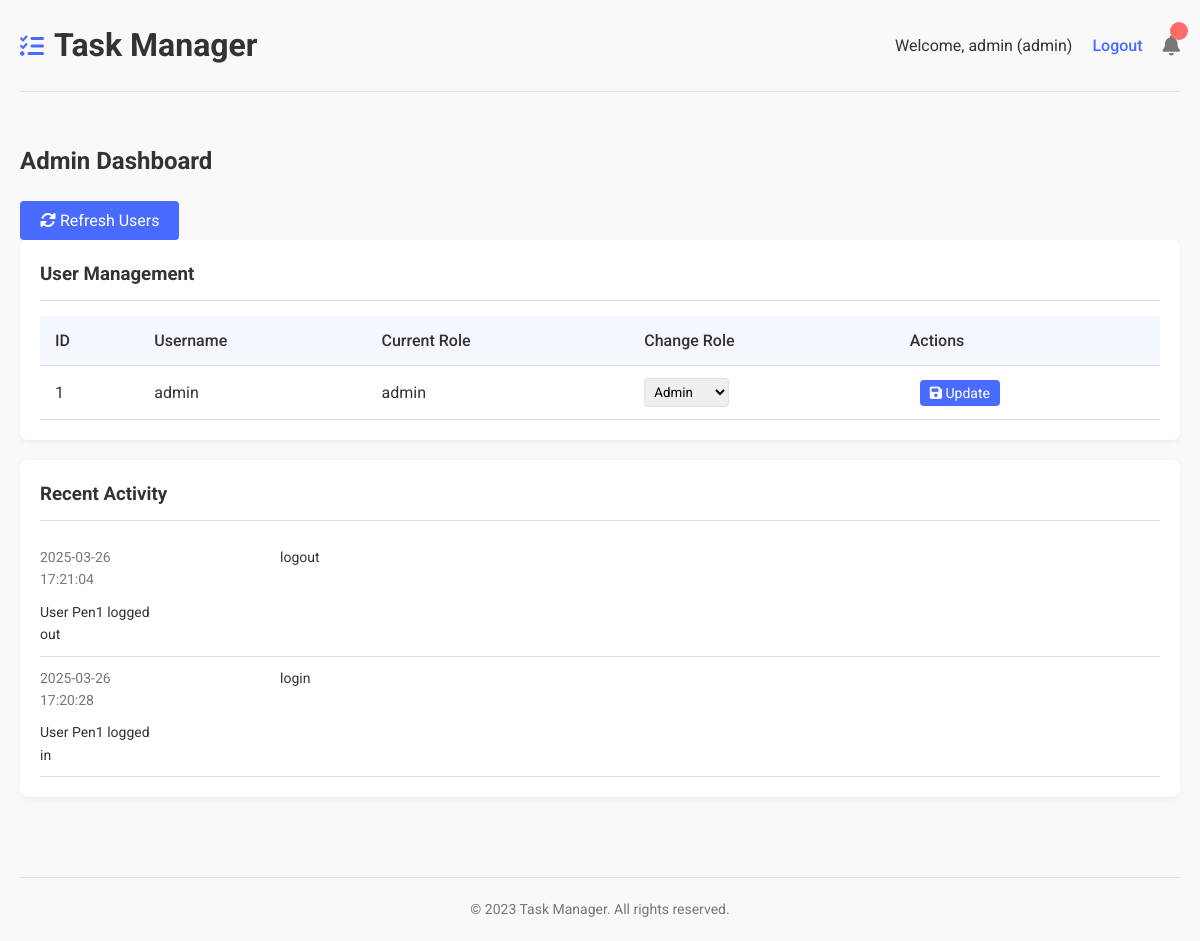
Page / (signed in) on the earlier database version.
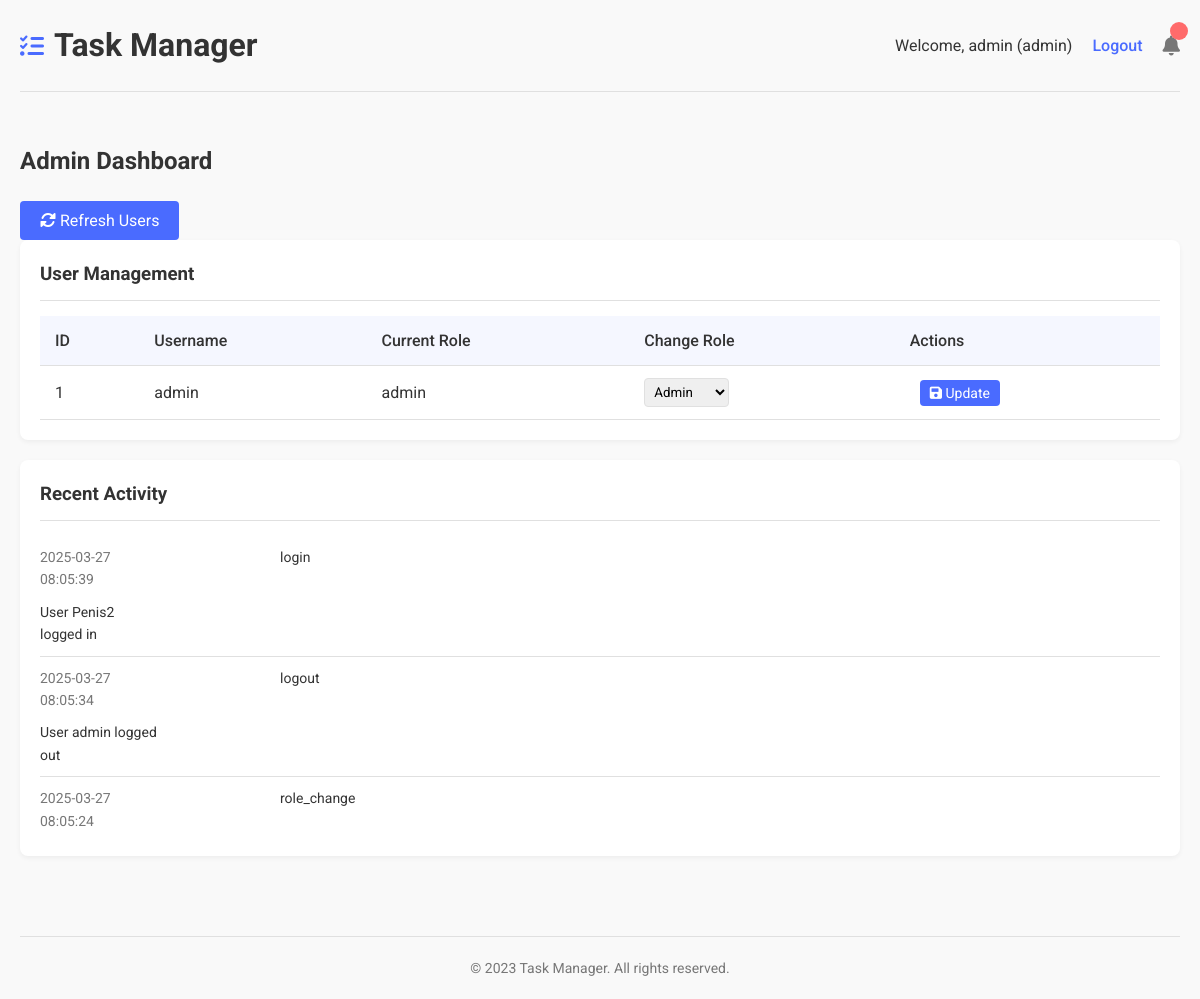
Same page on the later database version.
### tables this page shows
CREATE TABLE users (
    id INTEGER PRIMARY KEY AUTOINCREMENT,
    username TEXT UNIQUE NOT NULL,
    password TEXT NOT NULL,
    role TEXT NOT NULL DEFAULT 'worker',
    created_at TIMESTAMP DEFAULT CURRENT_TIMESTAMP
);

CREATE TABLE logs (
    id INTEGER PRIMARY KEY AUTOINCREMENT,
    user_id INTEGER NOT NULL,
    action TEXT NOT NULL,
    details TEXT,
    timestamp TIMESTAMP DEFAULT CURRENT_TIMESTAMP,
    FOREIGN KEY (user_id) REFERENCES users (id)
);

### app.py (the view)
@app.route('/')
def index():
    if 'user_id' not in session:
        return redirect(url_for('login'))
    role = session.get('role')
    if role == 'admin':
        return admin_dashboard()
    elif role == 'manager':
        return manager_dashboard()
    return worker_dashboard()

### app.py (called while the page is built)
def format_datetime(value, format='%Y-%m-%d %H:%M:%S'):
    if value is None:
        return ''
    if isinstance(value, str):
        value = datetime.strptime(value, '%Y-%m-%d %H:%M:%S')
    return value.strftime(format)

def get_db():
    if 'db' not in g:
        g.db = sqlite3.connect(app.config['DATABASE'])
        g.db.row_factory = sqlite3.Row
    return g.db

def admin_dashboard():
    db = get_db()
    users = db.execute('SELECT id, username, role FROM users WHERE role = "admin"').fetchall()
    logs = db.execute('SELECT * FROM logs ORDER BY timestamp DESC LIMIT 10').fetchall()
    return render_template('admin.html', users=users, logs=logs)

### templates/admin.html (shortened to what this page needs)
{% extends "base.html" %}
{% block content %}
<div class="dashboard">
    <h2>Admin Dashboard</h2>
    <button id="refresh-users" class="btn btn-secondary mb-3">
        <i class="fas fa-sync-alt"></i> Refresh Users
    </button>
    <div class="dashboard-section">
        <h3>User Management</h3>
        <div id="users-table-container">
            {% include '_users_table.html' %}
        </div>
    </div>
    <div class="dashboard-section">
        <h3>Recent Activity</h3>
        <div class="activity-log">
            {% for log in logs %}
            <div class="log-entry">
                <span class="log-time">{{ log.timestamp|datetimeformat }}</span>
                <span class="log-user">{{ log.username }}</span>
                <span class="log-action">{{ log.action }}</span>
                <span class="log-details">{{ log.details }}</span>
            </div>
            {% else %}
            <p>No activity logs found</p>
            {% endfor %}
        </div>
    </div>
</div>
{% endblock %}

### templates/base.html (shortened to what this page needs)
<!DOCTYPE html>
<html lang="en">
<head>
    <link rel="stylesheet" href="{{ url_for('static', filename='css/style.css') }}">
    <link rel="stylesheet" href="https://cdnjs.cloudflare.com/ajax/libs/font-awesome/6.0.0-beta3/css/all.min.css">
</head>
<body>
    <div class="container">
        <header>
            <div class="logo">
                <i class="fas fa-tasks"></i>
                <h1>Task Manager</h1>
            </div>
            <nav>
                {% if 'user_id' in session %}
                    <span>Welcome, {{ session['username'] }} ({{ session['role'] }})</span>
                    <a href="{{ url_for('logout') }}">Logout</a>
                    <a href="#" id="notifications-btn">
                        <i class="fas fa-bell"></i>
                        <span id="notification-count"></span>
                    </a>
                {% endif %}
            </nav>
        </header>
        <main>
            {% block content %}{% endblock %}
        </main>
        <footer>
            <p>&copy; 2023 Task Manager. All rights reserved.</p>
        </footer>
    </div>
</body>
</html>

### templates/_users_table.html (shortened to what this page needs)
<table class="data-table">
    <thead>
        <tr>
            <th>ID</th>
            <th>Username</th>
            <th>Current Role</th>
            <th>Change Role</th>
            <th>Actions</th>
        </tr>
    </thead>
    <tbody>
        {% for user in users %}
        <tr>
            <td>{{ user.id }}</td>
            <td>{{ user.username }}</td>
            <td class="current-role">{{ user.role }}</td>
            <td>
                <select class="form-select role-select">
                    <option value="admin" {% if user.role == 'admin' %}selected{% endif %}>Admin</option>
                </select>
            </td>
            <td>
                <button class="btn btn-primary btn-sm btn-update-role" data-user-id="{{ user.id }}">
                    <i class="fas fa-save"></i> Update
                </button>
            </td>
        </tr>
        {% else %}
        <tr>
            <td colspan="5">No users found</td>
        </tr>
        {% endfor %}
    </tbody>
</table>

### static/css/style.css (style rules this page uses)
:root { --primary-color: #4a6bff; --secondary-color: #f5f7ff; --accent-color: #ff6b6b; --text-color: #333; --light-text: #777; --border-color: #e0e0e0; --success-color: #28a745; --warning-color: #ffc107; --danger-color: #dc3545; --background-color: #f9f9f9; --card-bg: #ffffff; }
* { margin: 0; padding: 0; box-sizing: border-box; font-family: 'Roboto', sans-serif; }
body { background-color: var(--background-color); color: var(--text-color); line-height: 1.6; }
.container { max-width: 1200px; margin: 0 auto; padding: 0 20px; }
header { display: flex; justify-content: space-between; align-items: center; padding: 20px 0; border-bottom: 1px solid var(--border-color); margin-bottom: 30px; }
.logo { display: flex; align-items: center; gap: 10px; }
.logo i { font-size: 24px; color: var(--primary-color); }
nav { display: flex; align-items: center; gap: 20px; }
nav a { text-decoration: none; color: var(--primary-color); font-weight: 500; }
#notifications-btn { position: relative; font-size: 20px; color: var(--light-text); }
#notification-count { position: absolute; top: -8px; right: -8px; background-color: var(--accent-color); color: white; border-radius: 50%; width: 18px; height: 18px; font-size: 12px; display: flex; align-items: center; justify-content: center; }
.btn { display: inline-block; padding: 10px 20px; background-color: var(--primary-color); color: white; border: none; border-radius: 4px; cursor: pointer; font-size: 16px; text-align: center; text-decoration: none; transition: background-color 0.3s; }
.btn-primary { background-color: var(--primary-color); }
.btn-sm { padding: 5px 10px; font-size: 14px; }
.btn-update-role { margin-left: 10px; }
.dashboard { padding: 20px 0; }
.dashboard h2 { margin-bottom: 20px; }
.dashboard-section { background-color: var(--card-bg); padding: 20px; border-radius: 8px; box-shadow: 0 2px 5px rgba(0, 0, 0, 0.05); margin-bottom: 20px; }
.dashboard-section h3 { margin-bottom: 15px; padding-bottom: 10px; border-bottom: 1px solid var(--border-color); }
.data-table { width: 100%; border-collapse: collapse; }
.data-table th, .data-table td { padding: 12px 15px; text-align: left; border-bottom: 1px solid var(--border-color); }
.data-table th { background-color: var(--secondary-color); font-weight: 500; }
.role-select { padding: 5px; border-radius: 4px; border: 1px solid var(--border-color); }
.activity-log { max-height: 300px; overflow-y: auto; }
.log-entry { padding: 10px 0; border-bottom: 1px solid var(--border-color); display: grid; grid-template-columns: 120px 100px 1fr; gap: 10px; font-size: 14px; }
.log-time { color: var(--light-text); }
.log-user { font-weight: 500; }
footer { text-align: center; padding: 20px 0; margin-top: 40px; border-top: 1px solid var(--border-color); color: var(--light-text); font-size: 14px; }

Differences in the rows shown:
no longer on this page (row edited): logs: timestamp "2025-03-26 17:21:04", action "logout", details "User Pen1 logged out"
no longer on this page (row edited): logs: timestamp "2025-03-26 17:20:28", action "login", details "User Pen1 logged in"
added logs: timestamp "2025-03-27 08:05:39", action "login", details "User Penis2 logged in"
added logs: timestamp "2025-03-27 08:05:34", action "logout", details "User admin logged out"
added logs: timestamp "2025-03-27 08:05:24", action "role_change"
